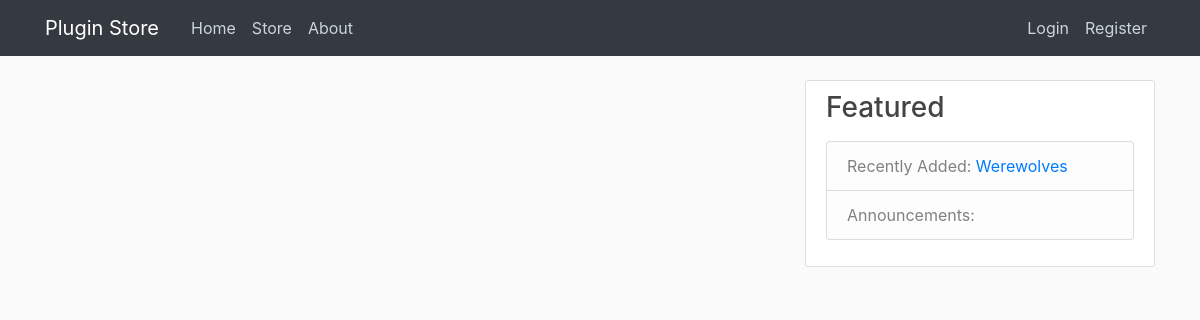
Before: / with the older database file.
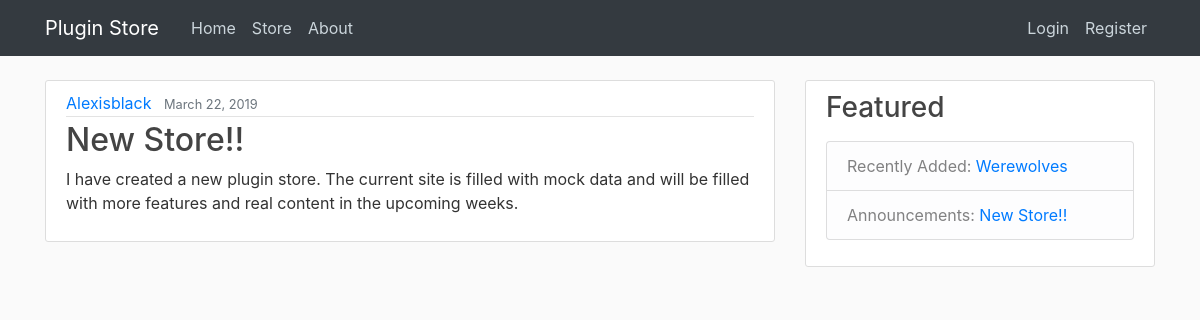
After: the same page with the newer database file.
### store/models.py (models this page shows, shortened)
class Plugin(models.Model):
    plugin_id = models.UUIDField(primary_key=True, default=uuid.uuid4, editable=False)
    title = models.CharField(max_length=255, default='')
    author = models.CharField(max_length=100, default='')
    description = models.TextField()
    download_link = models.CharField(max_length=255, default='')
    date_posted = models.DateTimeField(default=timezone.now)

class Post(models.Model):
    title = models.CharField(max_length=255, default='')
    author = models.CharField(max_length=100, default='')
    content = models.TextField()
    date_posted = models.DateTimeField(default=timezone.now)

### store/views.py (the view)
# urls.py: 2. Add a URL to urlpatterns:  path('', views.home, name='home')
def home(request):
    context = {
        'posts': Post.objects.all(),
        'latest_plugin': Plugin.objects.first(),
        'latest_post': Post.objects.first()
    }
    return render(request, 'Store/home.html', context)

### store/templates/store/home.html
{% extends "Store/baseGeneric.html" %}
{% block content %}
    {% for post in posts %}
        <article class="media content-section">
            <div class="media-body">
                <div class="article-metadata">
                    <a class="mr-2" href="#">{{ post.author }}</a>
                    <small class="text-muted">{{ post.date_posted|date:"F d, Y" }}</small>
                </div>
                <h2><a class="article-title" href="#">{{ post.title }}</a></h2>
                <p class="article-content">{{ post.content }}</p>
            </div>
        </article>
    {% endfor %}
{% endblock content %}

### store/templates/store/baseGeneric.html (shortened to what this page needs)
{% load static %}
<!DOCTYPE html>
<html lang="en">
<head>
    <link rel="stylesheet" href="https://maxcdn.bootstrapcdn.com/bootstrap/4.0.0/css/bootstrap.min.css">
    <link rel="stylesheet" type="text/css" href="{% static 'store/main.css' %}">
</head>
<body>
<header class="site-header">
    <nav class="navbar navbar-expand-md navbar-dark bg-dark fixed-top">
        <div class="container">
            <a class="navbar-brand mr-4" href="/">Plugin Store</a>
            <div class="collapse navbar-collapse" id="navbarToggle">
                <div class="navbar-nav mr-auto">
                    <a class="nav-item nav-link" href="{% url 'store-home' %}">Home</a>
                    <a class="nav-item nav-link" href="{% url 'store' %}">Store</a>
                    <a class="nav-item nav-link" href="{% url 'store-about' %}">About</a>
                </div>
                <div class="navbar-nav">
                    {% if user.is_authenticated %}
                        <input class="form-control mr-sm-2" type="search" placeholder="Search" aria-label="Search">
                        <button class="btn btn-outline-primary my-2 my-sm-0" type="submit">Search</button>
                        <a class="nav-item nav-link" href="{% url 'profile' %}">Profile</a>
                        <a class="nav-item nav-link" href="{% url 'logout' %}">Logout</a>
                    {% else %}
                        <a class="nav-item nav-link" href="{% url 'login' %}">Login</a>
                        <a class="nav-item nav-link" href="{% url 'register' %}">Register</a>
                    {% endif %}
                </div>
            </div>
        </div>
    </nav>
</header>
<main role="main" class="container">
    <div class="row">
        <div class="col-md-8">
            {% block content %}{% endblock %}
        </div>
        <div class="col-md-4">
            <div class="content-section">
                <h3>Featured</h3>
                <p class='text-muted'>
                <ul class="list-group">
                    <li class="list-group-item list-group-item-light">Recently Added: <a href="#">{{ latest_plugin.title }}</a></li>
                    <li class="list-group-item list-group-item-light">Announcements: <a href="#">{{ latest_post.title }}</a></li>
                </ul>
                </p>
            </div>
        </div>
    </div>
</main>
</body>
</html>

### store/static/store/main.css (style rules this page uses)
body { background: #fafafa; color: #333333; margin-top: 5rem; }
h1, h2, h3, h4, h5, h6 { color: #444444; }
ul { margin: 0; }
.site-header .navbar-nav .nav-link { color: #cbd5db; }
.content-section { background: #ffffff; padding: 10px 20px; border: 1px solid #dddddd; border-radius: 3px; margin-bottom: 20px; }
.article-title { color: #444444; }
.article-content { white-space: pre-line; }
.article-metadata { padding-bottom: 1px; margin-bottom: 4px; border-bottom: 1px solid #e3e3e3 }

Changed rows visible on the page:
added Post: author "Alexisblack", date_posted "March 22, 2019", title "New Store!!", content "I have created a new plugin store. The current site is filled with mock data and will be filled with more features and real content in the upcoming weeks."
